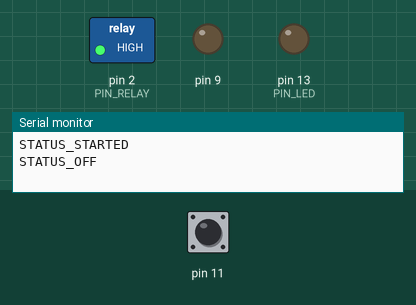
Recording of a sketch running on a simulated Arduino Uno, built with avr-gcc and run on an emulated ATmega328P. Shown: switched loads named in the sketch (green lamp = pin HIGH), output pins drawn as LEDs (lit = HIGH), the last lines printed to the serial monitor. The test bench sets the inputs (shaded band); at power-on: pin 11 HIGH. EEPROM starts erased.

Above: at 1.2 s.
1.3 s: pin 11 pulled LOW for 0.15 s
At 2.3 s:
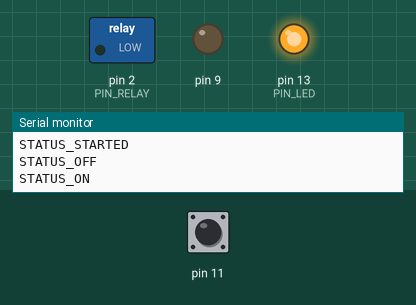
4.6 s: pin 11 pulled LOW for 1 s
At 6.5 s:
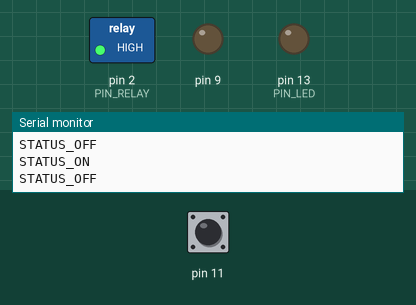
7.1 s: pin 11 pulled LOW for 3.2 s
At 11.3 s:
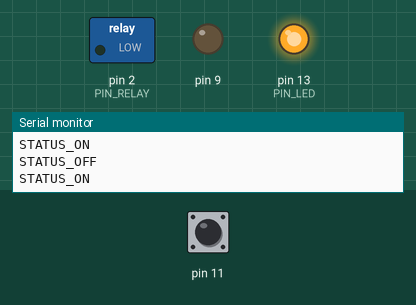
Timing chart, 0 to 12.8 s (numbered marks = the images above; inputs shaded):
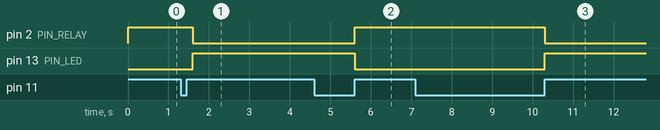

Measured:
- after the input at 1.3 s, pin 2 (PIN_RELAY): HIGH → LOW after 0.30 s; pin 13 (PIN_LED): LOW → HIGH after 0.30 s
- after the input at 4.6 s, pin 2 (PIN_RELAY): LOW → HIGH after 1.0 s; pin 13 (PIN_LED): HIGH → LOW after 1.0 s
- after the input at 7.1 s, pin 2 (PIN_RELAY): HIGH → LOW after 3.2 s; pin 13 (PIN_LED): LOW → HIGH after 3.2 s

The sketch:

FLampFirmware.ino
```cpp
// (licence header left out)
/*
   Firmware for my Arduino socket connected 24/7 to my laptop USB
   Copyright (c) 2025, Stanislav Mironov <fazziclay@gmail.com>
   https://fazziclay.com/?p=flampfirmware
*/


// settings
#define PIN_RELAY 2
#define INVERT_RELAY true

#define FEATURE_EEPROM 1
#define FEATURE_BUILTIN_BUTTON 1
#define FEATURE_SERIAL 1
#define FEATURE_LED 1

// led
#define PIN_LED 13
#define INVERT_LED false

// messages (FEATURE_SERIAL)
#define MAX_COMMAND_LENGTH 64
#define MSG_CMD_TOO_LONG "MSG_CMD_TOO_LONG"
#define MSG_CMD_UNKNOWN "MSG_CMD_UNKNOWN"
#define CMD_ON "CMD_ON"
#define CMD_OFF "CMD_OFF"
#define CMD_QUERY "CMD_QUERY"
#define CMD_INVERT "CMD_INVERT"
#define STATUS_ON "STATUS_ON"
#define STATUS_OFF "STATUS_OFF"
#define STATUS_STARTED "STATUS_STARTED"

// NVM for FEATURE_EEPROM: https://en.wikipedia.org/wiki/Non-volatile_memory; https://alexgyver.ru/lessons/eeprom/
#define EEPROM_ON 94
#define EEPROM_OFF 255
#define EEPROM_ADDR 10

#if FEATURE_EEPROM
#include <EEPROM.h>
#endif

static bool status = false;

void setup() {
#if FEATURE_SERIAL
  Serial.begin(9600);
  Serial.println(STATUS_STARTED);
#endif

#if FEATURE_LED
  pinMode(PIN_LED, OUTPUT);
#endif

  // relay
  pinMode(PIN_RELAY, OUTPUT);

#if FEATURE_EEPROM
  statusChange(EEPROM[EEPROM_ADDR] == EEPROM_ON);
#else
  statusChange(false);
#endif

#if FEATURE_BUILTIN_BUTTON
  pinMode(9, OUTPUT);
  digitalWrite(9, LOW); // set GND to D9 pin
  pinMode(11, INPUT_PULLUP);
#endif
}

void statusChange(bool _status) {
  status = _status;
  digitalWrite(PIN_RELAY, INVERT_RELAY ? !status : status); // for my 'JQC-3FF-S-Z' relay module: LOW - activate

#if FEATURE_LED
  digitalWrite(PIN_LED, INVERT_LED ? !status : status); // off red 13 LED
#endif

#if FEATURE_SERIAL
  Serial.println(status ? STATUS_ON : STATUS_OFF);
#endif

#if FEATURE_EEPROM
  EEPROM.update(EEPROM_ADDR, status ? EEPROM_ON : EEPROM_OFF);
#endif
}

#if FEATURE_SERIAL
void processCommand(const char* cmd) {
  if (strcmp(cmd, CMD_ON) == 0) {
    statusChange(true);
  } else if (strcmp(cmd, CMD_OFF) == 0) {
    statusChange(false);
  } else if (strcmp(cmd, CMD_QUERY) == 0) {
    Serial.println(status ? STATUS_ON : STATUS_OFF);
  } else if (strcmp(cmd, CMD_INVERT) == 0) { // so lazy method to control relay
    statusChange(!status);
  } else {
    Serial.println(MSG_CMD_UNKNOWN);
  }
}
#endif

#if FEATURE_SERIAL
inline void loopCommand() {
  static char command[MAX_COMMAND_LENGTH];
  static int commandIndex = 0;

  while (Serial.available() > 0) {
    char c = Serial.read();
    if (c == '\n') {
      command[commandIndex] = '\0';
      processCommand(command);
      commandIndex = 0;
      memset(command, 0, sizeof(command));
    } else if (commandIndex < MAX_COMMAND_LENGTH - 1) {
      command[commandIndex++] = c;
    } else {
      Serial.println(MSG_CMD_TOO_LONG);
      commandIndex = 0;
      memset(command, 0, sizeof(command));
    }
  }
}
#endif

#if FEATURE_BUILTIN_BUTTON
inline void loopButton() {
  // читаем инвертированное значение для удобства
  static bool flag = false;
  static uint32_t btnTimer = 0;
  bool btnState = !digitalRead(11);
  if (btnState && !flag && millis() - btnTimer > 300) {
    flag = true;
    btnTimer = millis();
  }
  if (!btnState && flag && millis() - btnTimer > 300) {
    flag = false;
    int dur = millis() - btnTimer;
    if (dur < 2000) {
      statusChange(!status);
    }

    if (dur >= 2000) {
      statusChange(true);
    }

    btnTimer = millis();
  }
}
#endif

void loop() {
#if FEATURE_SERIAL
  loopCommand();
#endif

#if FEATURE_BUILTIN_BUTTON
  loopButton();
#endif
}
```
